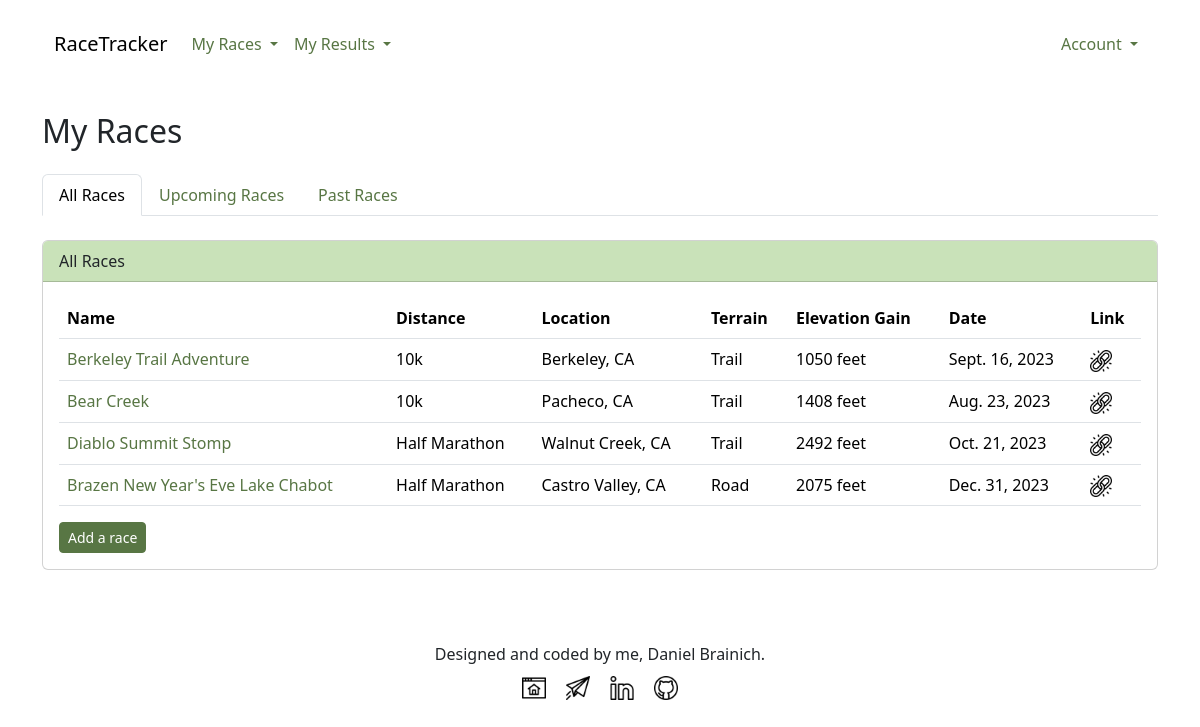
/races/ (signed in), run on the app's committed database.
### races/models.py (models this page shows, shortened)
class Race(models.Model):
    DISTANCE_CHOICES = [
        ("5k", "5k"),
        ("10k", "10k"),
        ("half_marathon", "Half Marathon"),
        ("marathon", "Marathon"),
        ("30k", "30k"),
        ("35k", "35k"),
        ("50k", "50k"),
        ("50_mile", "50 mile"),
        ("100k", "100k"),
        ("100_mile", "100 mile"),
    ]
    TERRAIN_CHOICES = [
        ("trail", "Trail"),
        ("road", "Road"),
    ]
    name = models.CharField(max_length=150)
    distance = models.CharField(
        max_length=13,
        choices=DISTANCE_CHOICES,
    )
    location = models.CharField(max_length=150)
    terrain = models.CharField(
        max_length=5,
        choices=TERRAIN_CHOICES,
    )
    elevation_gain = models.PositiveIntegerField()
    date = models.DateField()
    link = models.URLField(null=True)
    owner = models.ForeignKey(
        User,
        related_name="projects",
        on_delete=models.CASCADE,
    )

### races/views.py (the view)
# urls.py: path("", list_races, name="list_races"),
@login_required
def list_races(request):
    race_list = Race.objects.filter(owner=request.user)
    future_races = []
    past_races = []
    today = date.today()
    for race in race_list:
        if race.date > today:
            future_races.append(race)
        else:
            past_races.append(race)
    context = {
        "all_races": race_list,
        "future_races": future_races,
        "past_races": past_races,
    }
    return render(request, "races/race_list.html", context)

### races/templates/races/race_list.html (shortened to what this page needs)
{% extends "base.html" %}
{% load custom_tags %}
{% load static %}
{% block content %}
<div class="row">
    <div class="col">
        <h2 class="mt-4 mb-4">My Races</h2>
        <ul class="nav nav-tabs" id="myTab" role="tablist">
        <li class="nav-item" role="presentation">
            <button class="nav-link active" id="home-tab" data-bs-toggle="tab" data-bs-target="#all-races-tab-pane" type="button" role="tab" aria-controls="home-tab-pane" aria-selected="true">All Races</button>
        </li>
        <li class="nav-item" role="presentation">
            <button class="nav-link" id="profile-tab" data-bs-toggle="tab" data-bs-target="#upcoming-races-tab-pane" type="button" role="tab" aria-controls="profile-tab-pane" aria-selected="false">Upcoming Races</button>
        </li>
        <li class="nav-item" role="presentation">
            <button class="nav-link" id="contact-tab" data-bs-toggle="tab" data-bs-target="#past-races-tab-pane" type="button" role="tab" aria-controls="contact-tab-pane" aria-selected="false">Past Races</button>
        </li>
        </ul>
        <div class="tab-content" id="myTabContent">
            <div class="tab-pane fade show active" id="all-races-tab-pane" role="tabpanel" aria-labelledby="all-races-tab" tabindex="0">
                <div class="card mt-4">
                <div class="card-header">All Races</div>
                    <div class="card-body">
                        <table class="table">
                            <thead>
                                <tr>
                                    <th>Name</th>
                                    <th>Distance</th>
                                    <th>Location</th>
                                    <th>Terrain</th>
                                    <th>Elevation Gain</th>
                                    <th>Date</th>
                                    <th>Link</th>
                                </tr>
                            </thead>
                            <tbody>
                                {% if all_races %}
                                {% for race in all_races %}
                                <tr>
                                    <td><a href="{% url "show_race" race.id %}">{{ race.name }}</a></td>
                                    <td>{{ race.get_distance_display }}</td>
                                    <td>{{ race.location }}</td>
                                    <td>{{ race.get_terrain_display }}</td>
                                    <td>{{ race.elevation_gain }} feet</td>
                                    <td>{{ race.date }}</td>
                                    <td><a href="{{ race.link }}"><img src="{% static "images/link.png" %}" width="22" height="22" alt="Link icon"></a></td>
                                </tr>
                                {% endfor %}
                                {% endif %}
                            </tbody>
                        </table>
                        <a class="btn btn-primary btn-sm" href="{% url "add_race" %}">Add a race</a>
                    </div>
                </div>
            </div>
        </div>
    </div>
</div>
{% endblock content %}

### data on the page
Race: name "Berkeley Trail Adventure", distance "10k", location "Berkeley, CA", terrain "Trail", elevation_gain "1050", date "Sept. 16, 2023"
Race: name "Bear Creek", distance "10k", location "Pacheco, CA", terrain "Trail", elevation_gain "1408", date "Aug. 23, 2023"
Race: name "Diablo Summit Stomp", distance "Half Marathon", location "Walnut Creek, CA", terrain "Trail", elevation_gain "2492", date "Oct. 21, 2023"
Race: name "Brazen New Year's Eve Lake Chabot", distance "Half Marathon", location "Castro Valley, CA", terrain "Road", elevation_gain "2075", date "Dec. 31, 2023"
